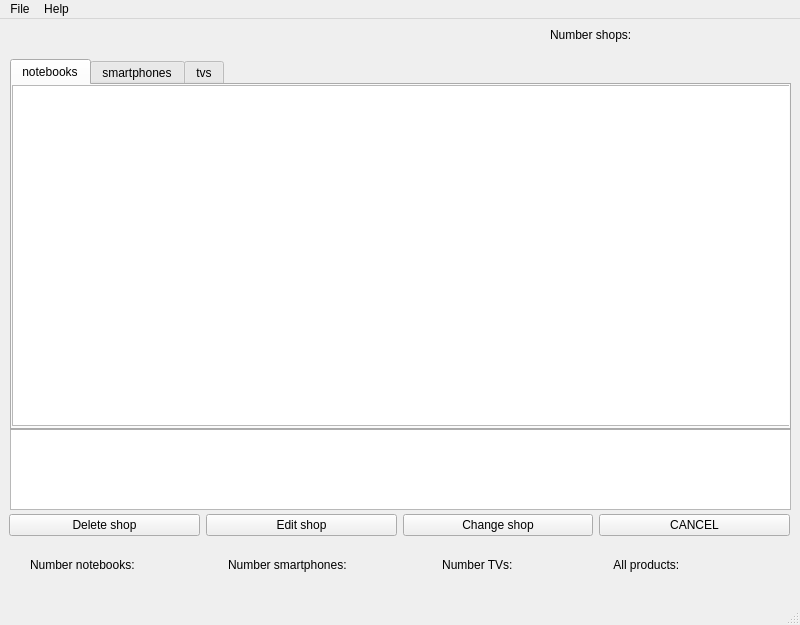
<?xml version="1.0" encoding="UTF-8"?>
<ui version="4.0">
 <class>MainWindow</class>
 <widget class="QMainWindow" name="MainWindow">
  <property name="geometry">
   <rect>
    <x>0</x>
    <y>0</y>
    <width>800</width>
    <height>625</height>
   </rect>
  </property>
  <property name="windowTitle">
   <string>MainWindow</string>
  </property>
  <widget class="QWidget" name="centralwidget">
   <widget class="QStackedWidget" name="menu">
    <property name="geometry">
     <rect>
      <x>0</x>
      <y>410</y>
      <width>791</width>
      <height>111</height>
     </rect>
    </property>
    <property name="currentIndex">
     <number>9</number>
    </property>
    <widget class="QWidget" name="main_menu">
     <widget class="QWidget" name="gridLayoutWidget">
      <property name="geometry">
       <rect>
        <x>10</x>
        <y>10</y>
        <width>781</width>
        <height>101</height>
       </rect>
      </property>
      <layout class="QGridLayout" name="gridLayout">
       <item row="0" column="3">
        <widget class="QPushButton" name="delete_product">
         <property name="text">
          <string>Delete product</string>
         </property>
        </widget>
       </item>
       <item row="0" column="5">
        <widget class="QPushButton" name="change_shop">
         <property name="text">
          <string>Change shop</string>
         </property>
        </widget>
       </item>
       <item row="0" column="0">
        <widget class="QPushButton" name="add_new">
         <property name="text">
          <string>Add product</string>
         </property>
        </widget>
       </item>
       <item row="0" column="1">
        <widget class="QPushButton" name="edit_product">
         <property name="text">
          <string>Edit product</string>
         </property>
        </widget>
       </item>
       <item row="0" column="2">
        <widget class="QPushButton" name="search_product">
         <property name="text">
          <string>Search product</string>
         </property>
        </widget>
       </item>
       <item row="0" column="4">
        <widget class="QPushButton" name="add_shop">
         <property name="text">
          <string>Add shop</string>
         </property>
        </widget>
       </item>
      </layout>
     </widget>
    </widget>
    <widget class="QWidget" name="search">
     <widget class="QWidget" name="gridLayoutWidget_3">
      <property name="geometry">
       <rect>
        <x>10</x>
        <y>10</y>
        <width>781</width>
        <height>101</height>
       </rect>
      </property>
      <layout class="QGridLayout" name="gridLayout_3">
       <item row="0" column="0">
        <widget class="QPushButton" name="search_by_cost">
         <property name="text">
          <string>Search by cost</string>
         </property>
        </widget>
       </item>
       <item row="0" column="1">
        <widget class="QPushButton" name="search_by_firm">
         <property name="text">
          <string>Search by firm</string>
         </property>
        </widget>
       </item>
       <item row="0" column="2">
        <widget class="QPushButton" name="cancel_search_3">
         <property name="text">
          <string>cancel</string>
         </property>
        </widget>
       </item>
      </layout>
     </widget>
    </widget>
    <widget class="QWidget" name="Notebook">
     <widget class="QWidget" name="gridLayoutWidget_4">
      <property name="geometry">
       <rect>
        <x>10</x>
        <y>5</y>
        <width>781</width>
        <height>111</height>
       </rect>
      </property>
      <layout class="QGridLayout" name="gridLayout_4">
       <item row="0" column="5">
        <widget class="QLineEdit" name="cost_notebook"/>
       </item>
       <item row="1" column="4">
        <widget class="QLabel" name="label_14">
         <property name="text">
          <string>Architecture: </string>
         </property>
        </widget>
       </item>
       <item row="1" column="0">
        <widget class="QLabel" name="label_12">
         <property name="text">
          <string>Memory size: </string>
         </property>
         <property name="alignment">
          <set>Qt::AlignCenter</set>
         </property>
        </widget>
       </item>
       <item row="1" column="1">
        <widget class="QLineEdit" name="memory"/>
       </item>
       <item row="0" column="6">
        <widget class="QLabel" name="label_11">
         <property name="text">
          <string>Firma: </string>
         </property>
         <property name="alignment">
          <set>Qt::AlignCenter</set>
         </property>
        </widget>
       </item>
       <item row="0" column="0">
        <widget class="QLabel" name="label_8">
         <property name="text">
          <string>Artikul: </string>
         </property>
         <property name="alignment">
          <set>Qt::AlignCenter</set>
         </property>
        </widget>
       </item>
       <item row="1" column="5">
        <widget class="QComboBox" name="architecture">
         <item>
          <property name="text">
           <string>ARM</string>
          </property>
         </item>
         <item>
          <property name="text">
           <string>x86</string>
          </property>
         </item>
        </widget>
       </item>
       <item row="0" column="3">
        <widget class="QLineEdit" name="number_notebook"/>
       </item>
       <item row="0" column="1">
        <widget class="QLineEdit" name="artikul_notebook"/>
       </item>
       <item row="0" column="2">
        <widget class="QLabel" name="label_9">
         <property name="text">
          <string>Number: </string>
         </property>
        </widget>
       </item>
       <item row="0" column="4">
        <widget class="QLabel" name="label_10">
         <property name="text">
          <string>Cost: </string>
         </property>
         <property name="alignment">
          <set>Qt::AlignCenter</set>
         </property>
        </widget>
       </item>
       <item row="1" column="2">
        <widget class="QLabel" name="label_13">
         <property name="text">
          <string>Rasrad: </string>
         </property>
        </widget>
       </item>
       <item row="0" column="7">
        <widget class="QComboBox" name="firma_notebook">
         <item>
          <property name="text">
           <string>Intel</string>
          </property>
         </item>
         <item>
          <property name="text">
           <string>Apple</string>
          </property>
         </item>
         <item>
          <property name="text">
           <string>Del</string>
          </property>
         </item>
         <item>
          <property name="text">
           <string>Hp</string>
          </property>
         </item>
         <item>
          <property name="text">
           <string>LG</string>
          </property>
         </item>
         <item>
          <property name="text">
           <string>Samsung</string>
          </property>
         </item>
        </widget>
       </item>
       <item row="1" column="3">
        <widget class="QComboBox" name="rasrad">
         <item>
          <property name="text">
           <string>16</string>
          </property>
         </item>
         <item>
          <property name="text">
           <string>32</string>
          </property>
         </item>
         <item>
          <property name="text">
           <string>64</string>
          </property>
         </item>
        </widget>
       </item>
       <item row="1" column="6">
        <widget class="QPushButton" name="add_notebook">
         <property name="text">
          <string>ADD</string>
         </property>
        </widget>
       </item>
       <item row="1" column="7">
        <widget class="QPushButton" name="cancel_notebook">
         <property name="text">
          <string>CANCEL</string>
         </property>
        </widget>
       </item>
      </layout>
     </widget>
    </widget>
    <widget class="QWidget" name="TV">
     <widget class="QWidget" name="gridLayoutWidget_5">
      <property name="geometry">
       <rect>
        <x>10</x>
        <y>0</y>
        <width>781</width>
        <height>111</height>
       </rect>
      </property>
      <layout class="QGridLayout" name="gridLayout_6">
       <item row="0" column="6">
        <widget class="QLabel" name="label_18">
         <property name="text">
          <string>Firma: </string>
         </property>
         <property name="alignment">
          <set>Qt::AlignCenter</set>
         </property>
        </widget>
       </item>
       <item row="0" column="2">
        <widget class="QLabel" name="label_16">
         <property name="text">
          <string>Number: </string>
         </property>
        </widget>
       </item>
       <item row="0" column="4">
        <widget class="QLabel" name="label_17">
         <property name="text">
          <string>Cost: </string>
         </property>
         <property name="alignment">
          <set>Qt::AlignCenter</set>
         </property>
        </widget>
       </item>
       <item row="0" column="1">
        <widget class="QLineEdit" name="artikul_tv"/>
       </item>
       <item row="0" column="5">
        <widget class="QLineEdit" name="cost_tv"/>
       </item>
       <item row="0" column="3">
        <widget class="QLineEdit" name="number_tv"/>
       </item>
       <item row="0" column="0">
        <widget class="QLabel" name="label_15">
         <property name="text">
          <string>Artikul: </string>
         </property>
         <property name="alignment">
          <set>Qt::AlignCenter</set>
         </property>
        </widget>
       </item>
       <item row="0" column="7">
        <widget class="QComboBox" name="firma_tv">
         <item>
          <property name="text">
           <string>Samsung</string>
          </property>
         </item>
         <item>
          <property name="text">
           <string>Apple</string>
          </property>
         </item>
         <item>
          <property name="text">
           <string>Huawei</string>
          </property>
         </item>
        </widget>
       </item>
       <item row="1" column="0">
        <widget class="QLabel" name="label_19">
         <property name="text">
          <string>Screens size: </string>
         </property>
         <property name="alignment">
          <set>Qt::AlignCenter</set>
         </property>
        </widget>
       </item>
       <item row="1" column="1">
        <widget class="QLineEdit" name="screen_size"/>
       </item>
       <item row="1" column="3">
        <widget class="QCheckBox" name="internet_connect">
         <property name="text">
          <string>Internet connect</string>
         </property>
        </widget>
       </item>
       <item row="1" column="4">
        <widget class="QLabel" name="label_20">
         <property name="text">
          <string>Number chanels: </string>
         </property>
         <property name="alignment">
          <set>Qt::AlignCenter</set>
         </property>
        </widget>
       </item>
       <item row="1" column="5">
        <widget class="QLineEdit" name="number_chanels"/>
       </item>
       <item row="1" column="6">
        <widget class="QPushButton" name="add_tv">
         <property name="text">
          <string>ADD</string>
         </property>
        </widget>
       </item>
       <item row="1" column="7">
        <widget class="QPushButton" name="cancel_tv">
         <property name="text">
          <string>CANCEL</string>
         </property>
        </widget>
       </item>
      </layout>
     </widget>
    </widget>
    <widget class="QWidget" name="Smartphone">
     <widget class="QWidget" name="gridLayoutWidget_6">
      <property name="geometry">
       <rect>
        <x>10</x>
        <y>0</y>
        <width>781</width>
        <height>111</height>
       </rect>
      </property>
      <layout class="QGridLayout" name="gridLayout_7">
       <item row="1" column="0">
        <widget class="QLabel" name="label_25">
         <property name="text">
          <string>Screen size: </string>
         </property>
         <property name="alignment">
          <set>Qt::AlignCenter</set>
         </property>
        </widget>
       </item>
       <item row="1" column="4">
        <widget class="QLabel" name="label_27">
         <property name="text">
          <string>Year production: </string>
         </property>
         <property name="alignment">
          <set>Qt::AlignCenter</set>
         </property>
        </widget>
       </item>
       <item row="0" column="3">
        <widget class="QLineEdit" name="number_smartphone"/>
       </item>
       <item row="0" column="1">
        <widget class="QLineEdit" name="artikul_smartphone"/>
       </item>
       <item row="1" column="3">
        <widget class="QLineEdit" name="hours_working"/>
       </item>
       <item row="1" column="7">
        <widget class="QPushButton" name="cancel_smartphone">
         <property name="text">
          <string>CANCEL</string>
         </property>
        </widget>
       </item>
       <item row="0" column="0">
        <widget class="QLabel" name="label_21">
         <property name="text">
          <string>Artikul: </string>
         </property>
         <property name="alignment">
          <set>Qt::AlignCenter</set>
         </property>
        </widget>
       </item>
       <item row="0" column="7">
        <widget class="QComboBox" name="firma_smartphone">
         <item>
          <property name="text">
           <string>Apple</string>
          </property>
         </item>
         <item>
          <property name="text">
           <string>Intel</string>
          </property>
         </item>
         <item>
          <property name="text">
           <string>Hp</string>
          </property>
         </item>
         <item>
          <property name="text">
           <string>LG</string>
          </property>
         </item>
        </widget>
       </item>
       <item row="1" column="6">
        <widget class="QPushButton" name="add_smartphone">
         <property name="text">
          <string>ADD</string>
         </property>
        </widget>
       </item>
       <item row="0" column="5">
        <widget class="QLineEdit" name="cost_smartphone"/>
       </item>
       <item row="0" column="4">
        <widget class="QLabel" name="label_23">
         <property name="text">
          <string>Cost: </string>
         </property>
         <property name="alignment">
          <set>Qt::AlignCenter</set>
         </property>
        </widget>
       </item>
       <item row="1" column="2">
        <widget class="QLabel" name="label_26">
         <property name="text">
          <string>Hours working: </string>
         </property>
         <property name="alignment">
          <set>Qt::AlignCenter</set>
         </property>
        </widget>
       </item>
       <item row="1" column="5">
        <widget class="QLineEdit" name="year_production"/>
       </item>
       <item row="0" column="6">
        <widget class="QLabel" name="label_24">
         <property name="text">
          <string>Firma: </string>
         </property>
         <property name="alignment">
          <set>Qt::AlignCenter</set>
         </property>
        </widget>
       </item>
       <item row="1" column="1">
        <widget class="QLineEdit" name="screen_size_sm"/>
       </item>
       <item row="0" column="2">
        <widget class="QLabel" name="label_22">
         <property name="text">
          <string>Number: </string>
         </property>
         <property name="alignment">
          <set>Qt::AlignCenter</set>
         </property>
        </widget>
       </item>
      </layout>
     </widget>
    </widget>
    <widget class="QWidget" name="add_product">
     <widget class="QWidget" name="gridLayoutWidget_2">
      <property name="geometry">
       <rect>
        <x>10</x>
        <y>0</y>
        <width>781</width>
        <height>101</height>
       </rect>
      </property>
      <layout class="QGridLayout" name="gridLayout_2">
       <item row="0" column="2">
        <widget class="QPushButton" name="tv">
         <property name="text">
          <string>New TV</string>
         </property>
        </widget>
       </item>
       <item row="0" column="1">
        <widget class="QPushButton" name="smartphone">
         <property name="text">
          <string>New smartphone</string>
         </property>
        </widget>
       </item>
       <item row="0" column="0">
        <widget class="QPushButton" name="notebook">
         <property name="text">
          <string>New notebook</string>
         </property>
        </widget>
       </item>
       <item row="0" column="3">
        <widget class="QPushButton" name="cancel">
         <property name="text">
          <string>Cancel</string>
         </property>
        </widget>
       </item>
      </layout>
     </widget>
    </widget>
    <widget class="QWidget" name="edit_notebook">
     <widget class="QWidget" name="gridLayoutWidget_7">
      <property name="geometry">
       <rect>
        <x>10</x>
        <y>0</y>
        <width>781</width>
        <height>106</height>
       </rect>
      </property>
      <layout class="QGridLayout" name="gridLayout_5">
       <item row="0" column="5">
        <widget class="QLineEdit" name="cost_notebook_2"/>
       </item>
       <item row="1" column="4">
        <widget class="QLabel" name="label_28">
         <property name="text">
          <string>Architecture: </string>
         </property>
        </widget>
       </item>
       <item row="1" column="0">
        <widget class="QLabel" name="label_29">
         <property name="text">
          <string>Memory size: </string>
         </property>
         <property name="alignment">
          <set>Qt::AlignCenter</set>
         </property>
        </widget>
       </item>
       <item row="1" column="1">
        <widget class="QLineEdit" name="memory_2"/>
       </item>
       <item row="0" column="6">
        <widget class="QLabel" name="label_30">
         <property name="text">
          <string>Firma: </string>
         </property>
         <property name="alignment">
          <set>Qt::AlignCenter</set>
         </property>
        </widget>
       </item>
       <item row="0" column="0">
        <widget class="QLabel" name="label_31">
         <property name="text">
          <string>Artikul: </string>
         </property>
         <property name="alignment">
          <set>Qt::AlignCenter</set>
         </property>
        </widget>
       </item>
       <item row="1" column="5">
        <widget class="QComboBox" name="architecture_2">
         <item>
          <property name="text">
           <string>ARM</string>
          </property>
         </item>
         <item>
          <property name="text">
           <string>x86</string>
          </property>
         </item>
        </widget>
       </item>
       <item row="0" column="3">
        <widget class="QLineEdit" name="number_notebook_2"/>
       </item>
       <item row="0" column="1">
        <widget class="QLineEdit" name="artikul_notebook_2"/>
       </item>
       <item row="0" column="2">
        <widget class="QLabel" name="label_32">
         <property name="text">
          <string>Number: </string>
         </property>
        </widget>
       </item>
       <item row="0" column="4">
        <widget class="QLabel" name="label_33">
         <property name="text">
          <string>Cost: </string>
         </property>
         <property name="alignment">
          <set>Qt::AlignCenter</set>
         </property>
        </widget>
       </item>
       <item row="1" column="2">
        <widget class="QLabel" name="label_34">
         <property name="text">
          <string>Rasrad: </string>
         </property>
         <property name="alignment">
          <set>Qt::AlignCenter</set>
         </property>
        </widget>
       </item>
       <item row="0" column="7">
        <widget class="QComboBox" name="firma_notebook_2">
         <item>
          <property name="text">
           <string>Intel</string>
          </property>
         </item>
         <item>
          <property name="text">
           <string>Apple</string>
          </property>
         </item>
         <item>
          <property name="text">
           <string>Del</string>
          </property>
         </item>
         <item>
          <property name="text">
           <string>Hp</string>
          </property>
         </item>
         <item>
          <property name="text">
           <string>LG</string>
          </property>
         </item>
         <item>
          <property name="text">
           <string>Samsung</string>
          </property>
         </item>
        </widget>
       </item>
       <item row="1" column="3">
        <widget class="QComboBox" name="rasrad_2">
         <item>
          <property name="text">
           <string>16</string>
          </property>
         </item>
         <item>
          <property name="text">
           <string>32</string>
          </property>
         </item>
         <item>
          <property name="text">
           <string>64</string>
          </property>
         </item>
        </widget>
       </item>
       <item row="1" column="6">
        <widget class="QPushButton" name="change_notebook">
         <property name="text">
          <string>DONE</string>
         </property>
        </widget>
       </item>
       <item row="1" column="7">
        <widget class="QPushButton" name="cancel_notebook_2">
         <property name="text">
          <string>CANCEL</string>
         </property>
        </widget>
       </item>
      </layout>
     </widget>
    </widget>
    <widget class="QWidget" name="edit_smartphone">
     <widget class="QWidget" name="gridLayoutWidget_9">
      <property name="geometry">
       <rect>
        <x>10</x>
        <y>0</y>
        <width>781</width>
        <height>111</height>
       </rect>
      </property>
      <layout class="QGridLayout" name="gridLayout_9">
       <item row="0" column="5">
        <widget class="QLineEdit" name="cost_smartphone_2"/>
       </item>
       <item row="0" column="0">
        <widget class="QLabel" name="label_41">
         <property name="text">
          <string>Artikul: </string>
         </property>
         <property name="alignment">
          <set>Qt::AlignCenter</set>
         </property>
        </widget>
       </item>
       <item row="0" column="3">
        <widget class="QLineEdit" name="number_smartphone_2"/>
       </item>
       <item row="0" column="2">
        <widget class="QLabel" name="label_42">
         <property name="text">
          <string>Number: </string>
         </property>
         <property name="alignment">
          <set>Qt::AlignCenter</set>
         </property>
        </widget>
       </item>
       <item row="0" column="6">
        <widget class="QLabel" name="label_43">
         <property name="text">
          <string>Firma: </string>
         </property>
         <property name="alignment">
          <set>Qt::AlignCenter</set>
         </property>
        </widget>
       </item>
       <item row="0" column="4">
        <widget class="QLabel" name="label_44">
         <property name="text">
          <string>Cost: </string>
         </property>
         <property name="alignment">
          <set>Qt::AlignCenter</set>
         </property>
        </widget>
       </item>
       <item row="0" column="7">
        <widget class="QComboBox" name="firma_smartphone_2">
         <item>
          <property name="text">
           <string>Apple</string>
          </property>
         </item>
         <item>
          <property name="text">
           <string>Intel</string>
          </property>
         </item>
         <item>
          <property name="text">
           <string>Hp</string>
          </property>
         </item>
         <item>
          <property name="text">
           <string>LG</string>
          </property>
         </item>
        </widget>
       </item>
       <item row="0" column="1">
        <widget class="QLineEdit" name="artikul_smartphone_2"/>
       </item>
       <item row="1" column="0">
        <widget class="QLabel" name="label_45">
         <property name="text">
          <string>Screen size: </string>
         </property>
         <property name="alignment">
          <set>Qt::AlignCenter</set>
         </property>
        </widget>
       </item>
       <item row="1" column="1">
        <widget class="QLineEdit" name="screen_size_sm_2"/>
       </item>
       <item row="1" column="2">
        <widget class="QLabel" name="label_46">
         <property name="text">
          <string>Hours working: </string>
         </property>
         <property name="alignment">
          <set>Qt::AlignCenter</set>
         </property>
        </widget>
       </item>
       <item row="1" column="3">
        <widget class="QLineEdit" name="hours_working_2"/>
       </item>
       <item row="1" column="4">
        <widget class="QLabel" name="label_47">
         <property name="text">
          <string>Year production: </string>
         </property>
         <property name="alignment">
          <set>Qt::AlignCenter</set>
         </property>
        </widget>
       </item>
       <item row="1" column="5">
        <widget class="QLineEdit" name="year_production_2"/>
       </item>
       <item row="1" column="6">
        <widget class="QPushButton" name="change_smartphone">
         <property name="text">
          <string>DONE</string>
         </property>
        </widget>
       </item>
       <item row="1" column="7">
        <widget class="QPushButton" name="cancel_smartphone_2">
         <property name="text">
          <string>CANCEL</string>
         </property>
        </widget>
       </item>
      </layout>
     </widget>
    </widget>
    <widget class="QWidget" name="edit_tv">
     <widget class="QWidget" name="gridLayoutWidget_8">
      <property name="geometry">
       <rect>
        <x>10</x>
        <y>0</y>
        <width>781</width>
        <height>111</height>
       </rect>
      </property>
      <layout class="QGridLayout" name="gridLayout_8">
       <item row="0" column="6">
        <widget class="QLabel" name="label_35">
         <property name="text">
          <string>Firma: </string>
         </property>
         <property name="alignment">
          <set>Qt::AlignCenter</set>
         </property>
        </widget>
       </item>
       <item row="0" column="2">
        <widget class="QLabel" name="label_36">
         <property name="text">
          <string>Number: </string>
         </property>
         <property name="alignment">
          <set>Qt::AlignCenter</set>
         </property>
        </widget>
       </item>
       <item row="0" column="4">
        <widget class="QLabel" name="label_37">
         <property name="text">
          <string>Cost: </string>
         </property>
         <property name="alignment">
          <set>Qt::AlignCenter</set>
         </property>
        </widget>
       </item>
       <item row="0" column="1">
        <widget class="QLineEdit" name="artikul_tv_2"/>
       </item>
       <item row="0" column="5">
        <widget class="QLineEdit" name="cost_tv_2"/>
       </item>
       <item row="0" column="3">
        <widget class="QLineEdit" name="number_tv_2"/>
       </item>
       <item row="0" column="0">
        <widget class="QLabel" name="label_38">
         <property name="text">
          <string>Artikul: </string>
         </property>
         <property name="alignment">
          <set>Qt::AlignCenter</set>
         </property>
        </widget>
       </item>
       <item row="0" column="7">
        <widget class="QComboBox" name="firma_tv_2">
         <item>
          <property name="text">
           <string>Samsung</string>
          </property>
         </item>
         <item>
          <property name="text">
           <string>Apple</string>
          </property>
         </item>
         <item>
          <property name="text">
           <string>Huawei</string>
          </property>
         </item>
        </widget>
       </item>
       <item row="1" column="0">
        <widget class="QLabel" name="label_39">
         <property name="text">
          <string>Screens size: </string>
         </property>
         <property name="alignment">
          <set>Qt::AlignCenter</set>
         </property>
        </widget>
       </item>
       <item row="1" column="1">
        <widget class="QLineEdit" name="screen_size_2"/>
       </item>
       <item row="1" column="3">
        <widget class="QCheckBox" name="internet_connect_2">
         <property name="text">
          <string>Internet connect</string>
         </property>
        </widget>
       </item>
       <item row="1" column="4">
        <widget class="QLabel" name="label_40">
         <property name="text">
          <string>Number chanels: </string>
         </property>
         <property name="alignment">
          <set>Qt::AlignCenter</set>
         </property>
        </widget>
       </item>
       <item row="1" column="5">
        <widget class="QLineEdit" name="number_chanels_2"/>
       </item>
       <item row="1" column="6">
        <widget class="QPushButton" name="change_tv">
         <property name="text">
          <string>DONE</string>
         </property>
        </widget>
       </item>
       <item row="1" column="7">
        <widget class="QPushButton" name="cancel_tv_2">
         <property name="text">
          <string>CANCEL</string>
         </property>
        </widget>
       </item>
      </layout>
     </widget>
    </widget>
    <widget class="QWidget" name="choose_new_shop">
     <widget class="QWidget" name="horizontalLayoutWidget_2">
      <property name="geometry">
       <rect>
        <x>9</x>
        <y>80</y>
        <width>781</width>
        <height>32</height>
       </rect>
      </property>
      <layout class="QHBoxLayout" name="horizontalLayout_3">
       <item>
        <widget class="QPushButton" name="delete_shop">
         <property name="text">
          <string>Delete shop</string>
         </property>
        </widget>
       </item>
       <item>
        <widget class="QPushButton" name="edit_shop_data">
         <property name="text">
          <string>Edit shop</string>
         </property>
        </widget>
       </item>
       <item>
        <widget class="QPushButton" name="choose_new_shop_2">
         <property name="text">
          <string>Change shop</string>
         </property>
        </widget>
       </item>
       <item>
        <widget class="QPushButton" name="stay_shop">
         <property name="text">
          <string>CANCEL</string>
         </property>
        </widget>
       </item>
      </layout>
     </widget>
     <widget class="QTableWidget" name="table_shops">
      <property name="geometry">
       <rect>
        <x>10</x>
        <y>0</y>
        <width>781</width>
        <height>81</height>
       </rect>
      </property>
     </widget>
    </widget>
    <widget class="QWidget" name="new_shop">
     <widget class="QWidget" name="gridLayoutWidget_10">
      <property name="geometry">
       <rect>
        <x>10</x>
        <y>8</y>
        <width>781</width>
        <height>101</height>
       </rect>
      </property>
      <layout class="QGridLayout" name="gridLayout_10">
       <item row="1" column="0">
        <widget class="QLabel" name="label_7">
         <property name="text">
          <string>Phone: </string>
         </property>
         <property name="alignment">
          <set>Qt::AlignCenter</set>
         </property>
        </widget>
       </item>
       <item row="0" column="0">
        <widget class="QLabel" name="label_5">
         <property name="text">
          <string>Name shop: </string>
         </property>
         <property name="alignment">
          <set>Qt::AlignCenter</set>
         </property>
        </widget>
       </item>
       <item row="0" column="1">
        <widget class="QLineEdit" name="name_shop"/>
       </item>
       <item row="0" column="2">
        <widget class="QLabel" name="label_6">
         <property name="text">
          <string>Adress: </string>
         </property>
        </widget>
       </item>
       <item row="0" column="3">
        <widget class="QLineEdit" name="adress_shop"/>
       </item>
       <item row="1" column="1">
        <widget class="QLineEdit" name="phone_shop"/>
       </item>
       <item row="1" column="3">
        <layout class="QHBoxLayout" name="horizontalLayout_4">
         <item>
          <widget class="QPushButton" name="add_new_shop">
           <property name="text">
            <string>ADD</string>
           </property>
          </widget>
         </item>
         <item>
          <widget class="QPushButton" name="cancel_new_shop">
           <property name="text">
            <string>Cancel</string>
           </property>
          </widget>
         </item>
        </layout>
       </item>
      </layout>
     </widget>
    </widget>
    <widget class="QWidget" name="edit_shop">
     <widget class="QWidget" name="gridLayoutWidget_11">
      <property name="geometry">
       <rect>
        <x>10</x>
        <y>0</y>
        <width>781</width>
        <height>111</height>
       </rect>
      </property>
      <layout class="QGridLayout" name="gridLayout_11">
       <item row="1" column="0">
        <widget class="QLabel" name="label_49">
         <property name="text">
          <string>Phone: </string>
         </property>
         <property name="alignment">
          <set>Qt::AlignCenter</set>
         </property>
        </widget>
       </item>
       <item row="0" column="0">
        <widget class="QLabel" name="label_50">
         <property name="text">
          <string>Name shop: </string>
         </property>
         <property name="alignment">
          <set>Qt::AlignCenter</set>
         </property>
        </widget>
       </item>
       <item row="0" column="1">
        <widget class="QLineEdit" name="name_shop_2"/>
       </item>
       <item row="0" column="2">
        <widget class="QLabel" name="label_51">
         <property name="text">
          <string>Adress: </string>
         </property>
         <property name="alignment">
          <set>Qt::AlignCenter</set>
         </property>
        </widget>
       </item>
       <item row="0" column="3">
        <widget class="QLineEdit" name="adress_shop_2"/>
       </item>
       <item row="1" column="1">
        <widget class="QLineEdit" name="phone_shop_2"/>
       </item>
       <item row="1" column="3">
        <layout class="QHBoxLayout" name="horizontalLayout_6">
         <item>
          <widget class="QPushButton" name="edit_shop_done">
           <property name="text">
            <string>DONE</string>
           </property>
          </widget>
         </item>
         <item>
          <widget class="QPushButton" name="cancel_new_shop_2">
           <property name="text">
            <string>Cancel</string>
           </property>
          </widget>
         </item>
        </layout>
       </item>
      </layout>
     </widget>
    </widget>
    <widget class="QWidget" name="by_cost">
     <widget class="QWidget" name="gridLayoutWidget_12">
      <property name="geometry">
       <rect>
        <x>10</x>
        <y>9</y>
        <width>781</width>
        <height>101</height>
       </rect>
      </property>
      <layout class="QGridLayout" name="gridLayout_12">
       <item row="0" column="0">
        <widget class="QLabel" name="label_52">
         <property name="text">
          <string>Minimum cost: </string>
         </property>
         <property name="alignment">
          <set>Qt::AlignCenter</set>
         </property>
        </widget>
       </item>
       <item row="0" column="1">
        <widget class="QLineEdit" name="min_cost"/>
       </item>
       <item row="0" column="3">
        <widget class="QLineEdit" name="max_cost"/>
       </item>
       <item row="0" column="2">
        <widget class="QLabel" name="label_53">
         <property name="text">
          <string>Maximum cost: </string>
         </property>
         <property name="alignment">
          <set>Qt::AlignCenter</set>
         </property>
        </widget>
       </item>
       <item row="1" column="0">
        <widget class="QLabel" name="label_54">
         <property name="text">
          <string>Product that you need: </string>
         </property>
         <property name="alignment">
          <set>Qt::AlignCenter</set>
         </property>
        </widget>
       </item>
       <item row="1" column="1">
        <widget class="QComboBox" name="type_product">
         <item>
          <property name="text">
           <string>Notebook</string>
          </property>
         </item>
         <item>
          <property name="text">
           <string>Smartphone</string>
          </property>
         </item>
         <item>
          <property name="text">
           <string>TV</string>
          </property>
         </item>
         <item>
          <property name="text">
           <string>Doesn't matter</string>
          </property>
         </item>
        </widget>
       </item>
       <item row="1" column="3">
        <layout class="QHBoxLayout" name="horizontalLayout">
         <item>
          <widget class="QPushButton" name="search_cost_product">
           <property name="text">
            <string>SEARCH</string>
           </property>
          </widget>
         </item>
         <item>
          <widget class="QPushButton" name="cancel_search">
           <property name="text">
            <string>Cancel</string>
           </property>
          </widget>
         </item>
        </layout>
       </item>
       <item row="1" column="2">
        <widget class="QCheckBox" name="where_search">
         <property name="text">
          <string>search in all shops</string>
         </property>
        </widget>
       </item>
      </layout>
     </widget>
    </widget>
    <widget class="QWidget" name="by_firma">
     <widget class="QWidget" name="gridLayoutWidget_13">
      <property name="geometry">
       <rect>
        <x>10</x>
        <y>10</y>
        <width>781</width>
        <height>91</height>
       </rect>
      </property>
      <layout class="QGridLayout" name="gridLayout_13">
       <item row="1" column="0">
        <widget class="QLabel" name="label_58">
         <property name="text">
          <string>Type of product: </string>
         </property>
        </widget>
       </item>
       <item row="1" column="1">
        <widget class="QComboBox" name="type_product_2">
         <item>
          <property name="text">
           <string>Notebook</string>
          </property>
         </item>
         <item>
          <property name="text">
           <string>Smartphone</string>
          </property>
         </item>
         <item>
          <property name="text">
           <string>TV</string>
          </property>
         </item>
         <item>
          <property name="text">
           <string>Doesn't matter</string>
          </property>
         </item>
        </widget>
       </item>
       <item row="0" column="0">
        <widget class="QLabel" name="label_57">
         <property name="text">
          <string>Name of firm:</string>
         </property>
        </widget>
       </item>
       <item row="0" column="1">
        <widget class="QLineEdit" name="name_firm"/>
       </item>
       <item row="0" column="2">
        <widget class="QCheckBox" name="where_search_2">
         <property name="text">
          <string>Search in all shops</string>
         </property>
        </widget>
       </item>
       <item row="1" column="2">
        <layout class="QHBoxLayout" name="horizontalLayout_8">
         <item>
          <widget class="QPushButton" name="search_firm_product">
           <property name="text">
            <string>SEARCH</string>
           </property>
          </widget>
         </item>
         <item>
          <widget class="QPushButton" name="cancel_search_2">
           <property name="text">
            <string>CANCEL</string>
           </property>
          </widget>
         </item>
        </layout>
       </item>
      </layout>
     </widget>
    </widget>
    <widget class="QWidget" name="page_edit">
     <widget class="QWidget" name="horizontalLayoutWidget_3">
      <property name="geometry">
       <rect>
        <x>20</x>
        <y>10</y>
        <width>761</width>
        <height>80</height>
       </rect>
      </property>
      <layout class="QHBoxLayout" name="horizontalLayout_9">
       <item>
        <widget class="QPushButton" name="edit_notebook_2">
         <property name="text">
          <string>EDIT notebook</string>
         </property>
        </widget>
       </item>
       <item>
        <widget class="QPushButton" name="editsmartphone">
         <property name="text">
          <string>EDIT smartphone</string>
         </property>
        </widget>
       </item>
       <item>
        <widget class="QPushButton" name="edit_tv_2">
         <property name="text">
          <string>EDIT tv</string>
         </property>
        </widget>
       </item>
       <item>
        <widget class="QPushButton" name="cancel_edit">
         <property name="text">
          <string>cancel</string>
         </property>
        </widget>
       </item>
      </layout>
     </widget>
    </widget>
    <widget class="QWidget" name="page">
     <widget class="QWidget" name="horizontalLayoutWidget_6">
      <property name="geometry">
       <rect>
        <x>20</x>
        <y>10</y>
        <width>761</width>
        <height>80</height>
       </rect>
      </property>
      <layout class="QHBoxLayout" name="horizontalLayout_10">
       <item>
        <widget class="QPushButton" name="delete_notebook">
         <property name="text">
          <string>DELETE notebook</string>
         </property>
        </widget>
       </item>
       <item>
        <widget class="QPushButton" name="delete_smartphone">
         <property name="text">
          <string>DELETE smartphone</string>
         </property>
        </widget>
       </item>
       <item>
        <widget class="QPushButton" name="delete_tv">
         <property name="text">
          <string>DELETE tv</string>
         </property>
        </widget>
       </item>
       <item>
        <widget class="QPushButton" name="cancel_delete">
         <property name="text">
          <string>cancel</string>
         </property>
        </widget>
       </item>
      </layout>
     </widget>
    </widget>
   </widget>
   <widget class="QWidget" name="horizontalLayoutWidget">
    <property name="geometry">
     <rect>
      <x>30</x>
      <y>520</y>
      <width>741</width>
      <height>51</height>
     </rect>
    </property>
    <layout class="QHBoxLayout" name="horizontalLayout_2">
     <item>
      <widget class="QLabel" name="label_3">
       <property name="text">
        <string>Number notebooks: </string>
       </property>
       <property name="alignment">
        <set>Qt::AlignCenter</set>
       </property>
      </widget>
     </item>
     <item>
      <widget class="QLabel" name="count_notebooks">
       <property name="text">
        <string/>
       </property>
      </widget>
     </item>
     <item>
      <widget class="QLabel" name="label_2">
       <property name="text">
        <string>Number smartphones: </string>
       </property>
       <property name="alignment">
        <set>Qt::AlignCenter</set>
       </property>
      </widget>
     </item>
     <item>
      <widget class="QLabel" name="count_smartphones">
       <property name="text">
        <string/>
       </property>
      </widget>
     </item>
     <item>
      <widget class="QLabel" name="label_4">
       <property name="text">
        <string>Number TVs: </string>
       </property>
       <property name="alignment">
        <set>Qt::AlignCenter</set>
       </property>
      </widget>
     </item>
     <item>
      <widget class="QLabel" name="count_tvs">
       <property name="text">
        <string/>
       </property>
      </widget>
     </item>
     <item>
      <widget class="QLabel" name="label">
       <property name="text">
        <string>All products: </string>
       </property>
       <property name="alignment">
        <set>Qt::AlignCenter</set>
       </property>
      </widget>
     </item>
     <item>
      <widget class="QLabel" name="all_products">
       <property name="text">
        <string/>
       </property>
      </widget>
     </item>
    </layout>
   </widget>
   <widget class="QWidget" name="horizontalLayoutWidget_4">
    <property name="geometry">
     <rect>
      <x>550</x>
      <y>0</y>
      <width>201</width>
      <height>31</height>
     </rect>
    </property>
    <layout class="QHBoxLayout" name="horizontalLayout_5">
     <item>
      <widget class="QLabel" name="label_48">
       <property name="text">
        <string>Number shops: </string>
       </property>
      </widget>
     </item>
     <item>
      <widget class="QLabel" name="number_shops">
       <property name="text">
        <string/>
       </property>
      </widget>
     </item>
    </layout>
   </widget>
   <widget class="QStackedWidget" name="tables">
    <property name="geometry">
     <rect>
      <x>10</x>
      <y>30</y>
      <width>781</width>
      <height>381</height>
     </rect>
    </property>
    <property name="currentIndex">
     <number>0</number>
    </property>
    <widget class="QWidget" name="main_page">
     <widget class="QTabWidget" name="products">
      <property name="geometry">
       <rect>
        <x>0</x>
        <y>10</y>
        <width>781</width>
        <height>371</height>
       </rect>
      </property>
      <property name="currentIndex">
       <number>0</number>
      </property>
      <widget class="QWidget" name="notebooks_3">
       <attribute name="title">
        <string>notebooks</string>
       </attribute>
       <widget class="QTableWidget" name="table_notebooks_3">
        <property name="geometry">
         <rect>
          <x>0</x>
          <y>0</y>
          <width>781</width>
          <height>341</height>
         </rect>
        </property>
       </widget>
      </widget>
      <widget class="QWidget" name="smartphones_3">
       <attribute name="title">
        <string>smartphones</string>
       </attribute>
       <widget class="QTableWidget" name="table_smartphones_3">
        <property name="geometry">
         <rect>
          <x>0</x>
          <y>0</y>
          <width>781</width>
          <height>341</height>
         </rect>
        </property>
       </widget>
      </widget>
      <widget class="QWidget" name="tvs_3">
       <attribute name="title">
        <string>tvs</string>
       </attribute>
       <widget class="QTableWidget" name="table_tvs_3">
        <property name="geometry">
         <rect>
          <x>0</x>
          <y>0</y>
          <width>781</width>
          <height>341</height>
         </rect>
        </property>
       </widget>
      </widget>
     </widget>
    </widget>
    <widget class="QWidget" name="search_page">
     <widget class="QTableWidget" name="search_table">
      <property name="geometry">
       <rect>
        <x>0</x>
        <y>60</y>
        <width>781</width>
        <height>321</height>
       </rect>
      </property>
     </widget>
     <widget class="QWidget" name="horizontalLayoutWidget_5">
      <property name="geometry">
       <rect>
        <x>20</x>
        <y>30</y>
        <width>281</width>
        <height>21</height>
       </rect>
      </property>
      <layout class="QHBoxLayout" name="horizontalLayout_7">
       <item>
        <widget class="QLabel" name="label_56">
         <property name="text">
          <string>Number products: </string>
         </property>
         <property name="alignment">
          <set>Qt::AlignLeading|Qt::AlignLeft|Qt::AlignVCenter</set>
         </property>
        </widget>
       </item>
       <item>
        <widget class="QLabel" name="number_res_search">
         <property name="text">
          <string/>
         </property>
        </widget>
       </item>
      </layout>
     </widget>
     <widget class="QLabel" name="label_55">
      <property name="geometry">
       <rect>
        <x>19</x>
        <y>10</y>
        <width>741</width>
        <height>20</height>
       </rect>
      </property>
      <property name="text">
       <string>RESULTS FOR YOUR SEARCH</string>
      </property>
      <property name="alignment">
       <set>Qt::AlignCenter</set>
      </property>
     </widget>
    </widget>
   </widget>
  </widget>
  <widget class="QStatusBar" name="statusbar"/>
  <widget class="QMenuBar" name="menubar">
   <property name="geometry">
    <rect>
     <x>0</x>
     <y>0</y>
     <width>800</width>
     <height>22</height>
    </rect>
   </property>
   <widget class="QMenu" name="menuFile">
    <property name="title">
     <string>File</string>
    </property>
   </widget>
   <widget class="QMenu" name="menuDescribe">
    <property name="title">
     <string>Help</string>
    </property>
   </widget>
   <addaction name="menuFile"/>
   <addaction name="menuDescribe"/>
  </widget>
  <action name="actionabout">
   <property name="text">
    <string>about</string>
   </property>
  </action>
  <action name="actionAbout_author">
   <property name="text">
    <string>About author...</string>
   </property>
  </action>
 </widget>
 <resources/>
 <connections/>
</ui>
